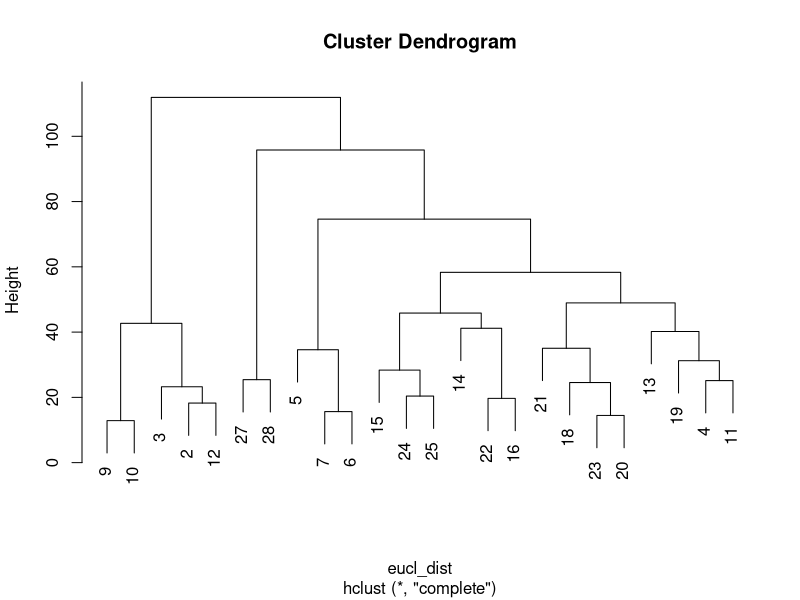
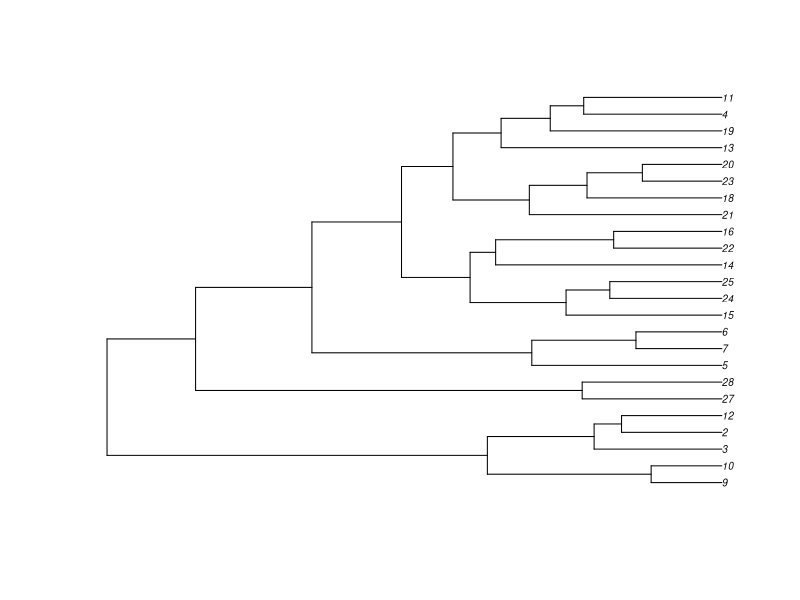
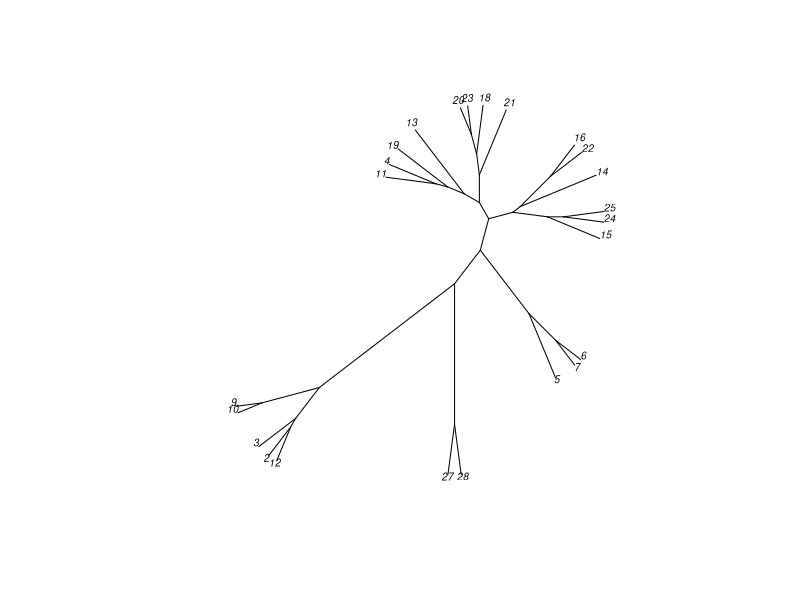
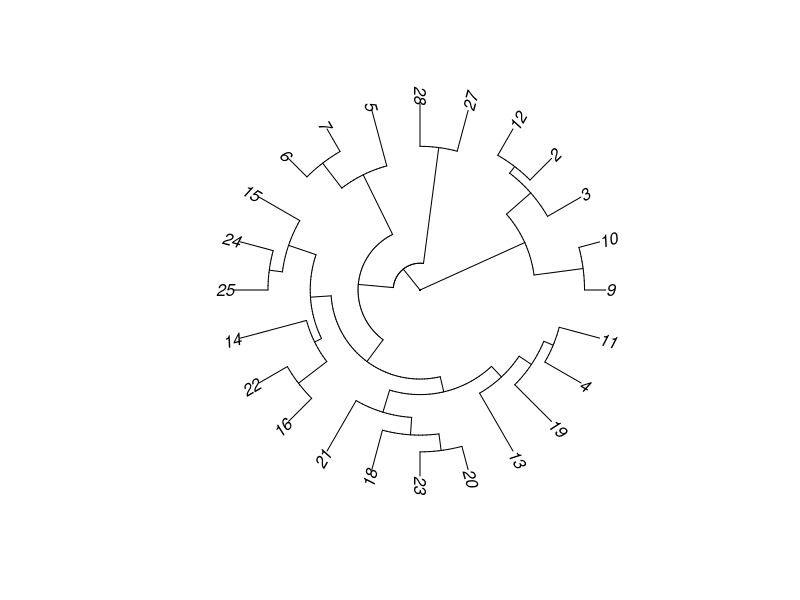
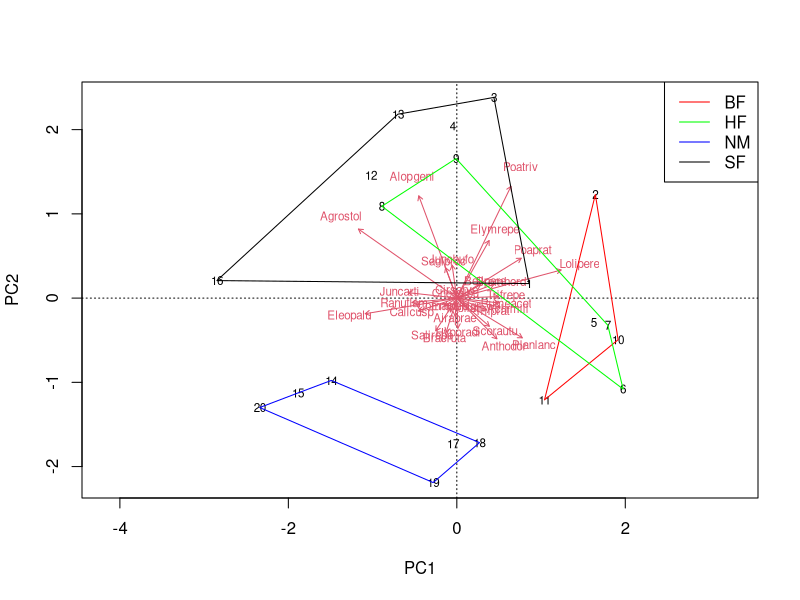
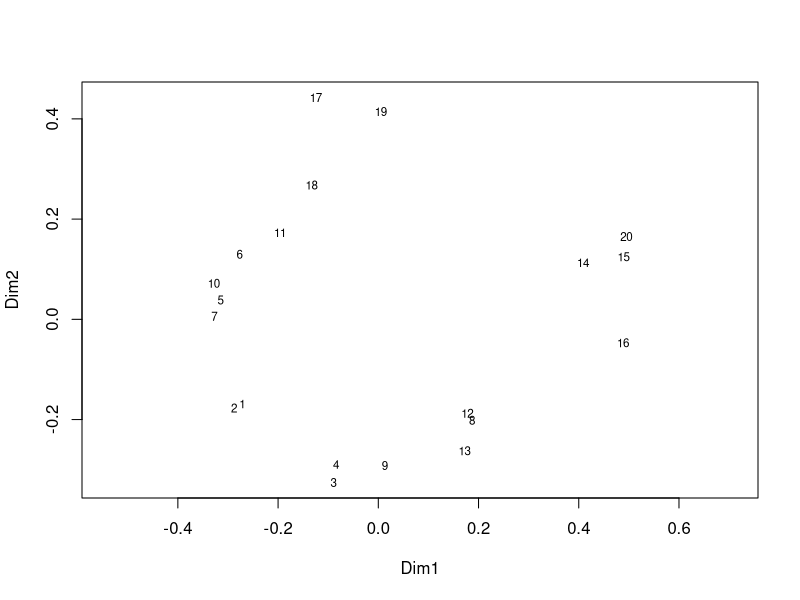
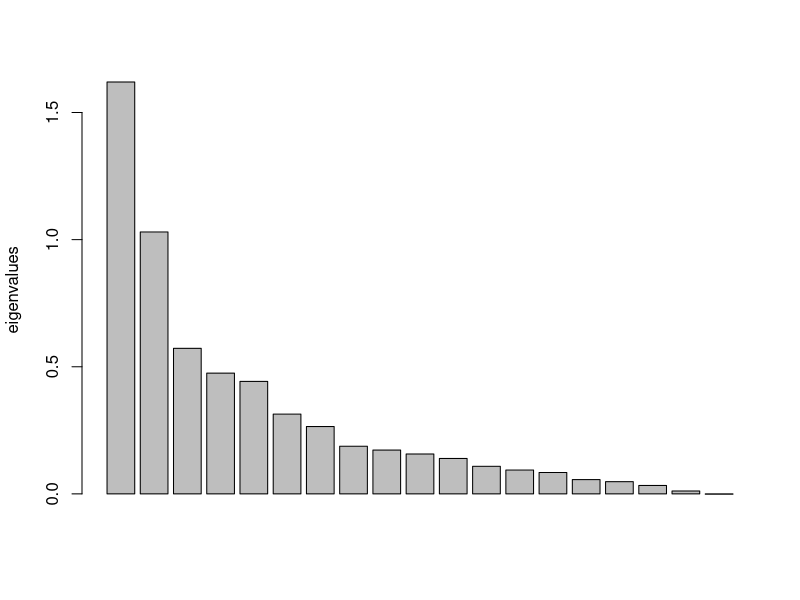
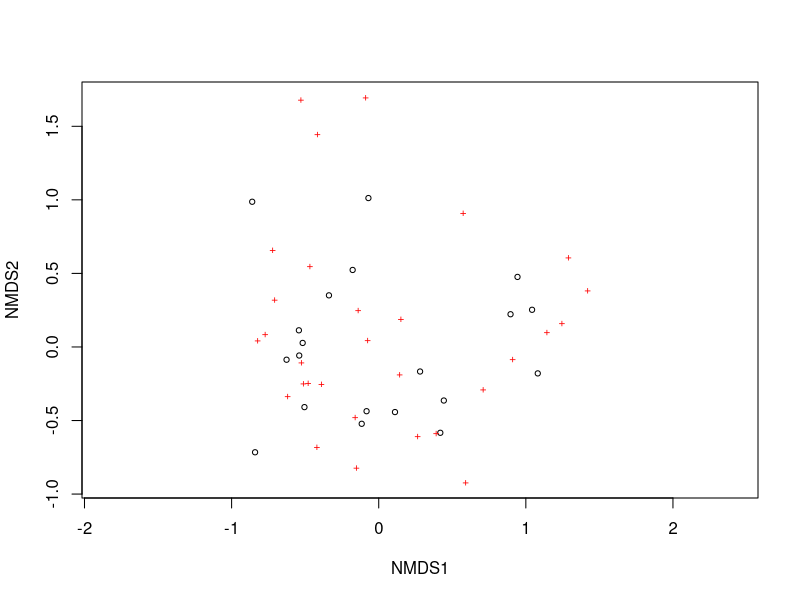

Write the R code that produced these figures, in order.
#clase 3 - Análisis Multivariado

library(vegan)
data("varespec")
head(varespec)

#distancias
eucl_dist<- dist(varespec, method = "euclidean")
eucl_dist

eucl_dist<- vegdist(varespec, method = "euclidean")
eucl_dist

#clusster
clusters<-hclust(eucl_dist, method = "complete")
plot(clusters)

library("ape")
plot(as.phylo(clusters), cex = 0.6)
plot(as.phylo(clusters), cex = 0.6, type = "unrooted")
plot(as.phylo(clusters), type = "fan")

#matriz cofenética
mat.clusters<- cophenetic(clusters)
cor(mat.clusters, eucl_dist, method = "pearson")

#PCA
data("dune")
data("dune.env")
dune_pca <- rda(dune)
sum_dune_pca <- summary(dune_pca)
head(sum_dune_pca)
biplot(dune_pca)
ordihull(dune_pca, groups = dune.env$Management, col = c("red", "green", "blue", "black"))
man_names<- levels(dune.env$Management)
legend("topright",col = c("red", "green", "blue", "black"), lty = 1, legend = man_names )

#PCoA
d <- vegdist(dune, method = "jaccard")
ord <- wcmdscale(d, eig = TRUE)
ordiplot(ord, display = 'sites', type = 'text')
barplot (ord$eig, las = 3, ylab = 'eigenvalues')

#NMDS
nmds <- metaMDS(dune, distance = "bray", k = 2)
plot(nmds)
ordiplot(nmds,type="n") 
orditorp(nmds,display="species",col="red",air=0.01) 
orditorp(nmds,display="sites",cex=1.25,air=0.01)
ordihull(nmds, groups = dune.env$Management, col = c("red", "green", "blue", "black"))

head(scores(nmds, display = "species"))
head(scores(nmds, display = "sites"))


#CCA
data("varespec") #especies
data("varechem") #fisicoquímicos
vares_cca <- cca(varespec ~ N+P+K+Ca+Mg+S+Al+Fe+Mn+Zn+Mo+Baresoil+Humdepth+pH , data=varechem)
summary(vares_cca)

plot(vares_cca)
envfit(vares_cca  ~ N+P+K+Ca+Mg+S+Al+Fe+Mn+Zn+Mo+Baresoil+Humdepth+pH ,
       data=varechem )

#perMANOVA
dune_perm <- adonis(dune ~ Management+Use+Moisture, data = dune.env, method = "euclidean")
dune_perm2 <- adonis(dist(dune) ~ Management+Use+Moisture, data = dune.env)

dune_perm;dune_perm2

